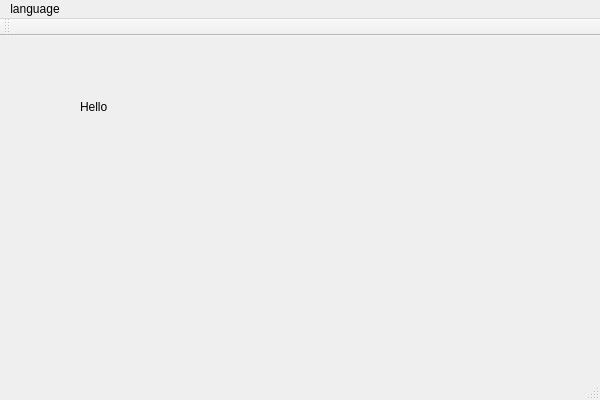
<?xml version="1.0" encoding="UTF-8"?>
<ui version="4.0">
 <class>MainWindow</class>
 <widget class="QMainWindow" name="MainWindow">
  <property name="geometry">
   <rect>
    <x>0</x>
    <y>0</y>
    <width>600</width>
    <height>400</height>
   </rect>
  </property>
  <property name="windowTitle">
   <string>MainWindow</string>
  </property>
  <widget class="QWidget" name="centralWidget">
   <widget class="QLabel" name="label">
    <property name="geometry">
     <rect>
      <x>80</x>
      <y>30</y>
      <width>171</width>
      <height>81</height>
     </rect>
    </property>
    <property name="text">
     <string>Hello</string>
    </property>
   </widget>
  </widget>
  <widget class="QMenuBar" name="menuBar">
   <property name="geometry">
    <rect>
     <x>0</x>
     <y>0</y>
     <width>600</width>
     <height>22</height>
    </rect>
   </property>
   <widget class="QMenu" name="menuLanguage">
    <property name="title">
     <string>language</string>
    </property>
    <addaction name="actionEnglish"/>
    <addaction name="actionKorean"/>
    <addaction name="actionFrench"/>
   </widget>
   <addaction name="menuLanguage"/>
  </widget>
  <widget class="QToolBar" name="mainToolBar">
   <attribute name="toolBarArea">
    <enum>TopToolBarArea</enum>
   </attribute>
   <attribute name="toolBarBreak">
    <bool>false</bool>
   </attribute>
  </widget>
  <widget class="QStatusBar" name="statusBar"/>
  <action name="actionEnglish">
   <property name="text">
    <string>English</string>
   </property>
  </action>
  <action name="actionKorean">
   <property name="text">
    <string>Korean</string>
   </property>
  </action>
  <action name="actionFrench">
   <property name="text">
    <string>French</string>
   </property>
  </action>
 </widget>
 <layoutdefault spacing="6" margin="11"/>
 <resources/>
 <connections/>
</ui>
